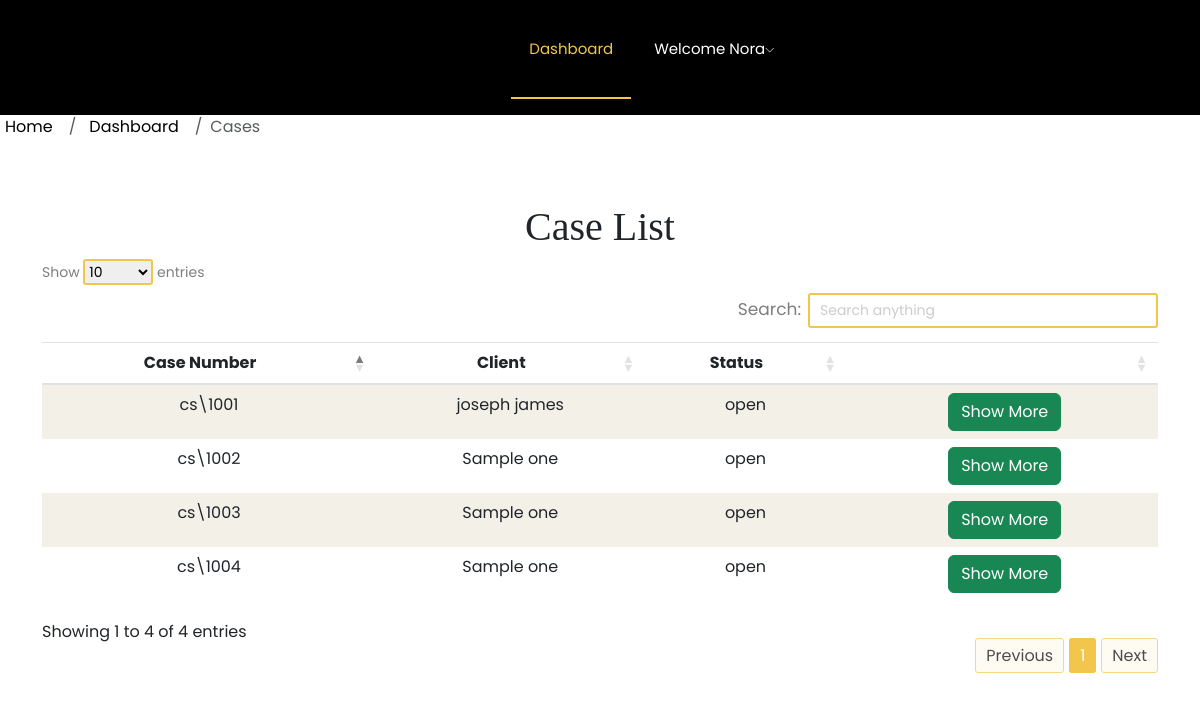
/list_cases/ (signed in), run on an earlier commit of the app's database.
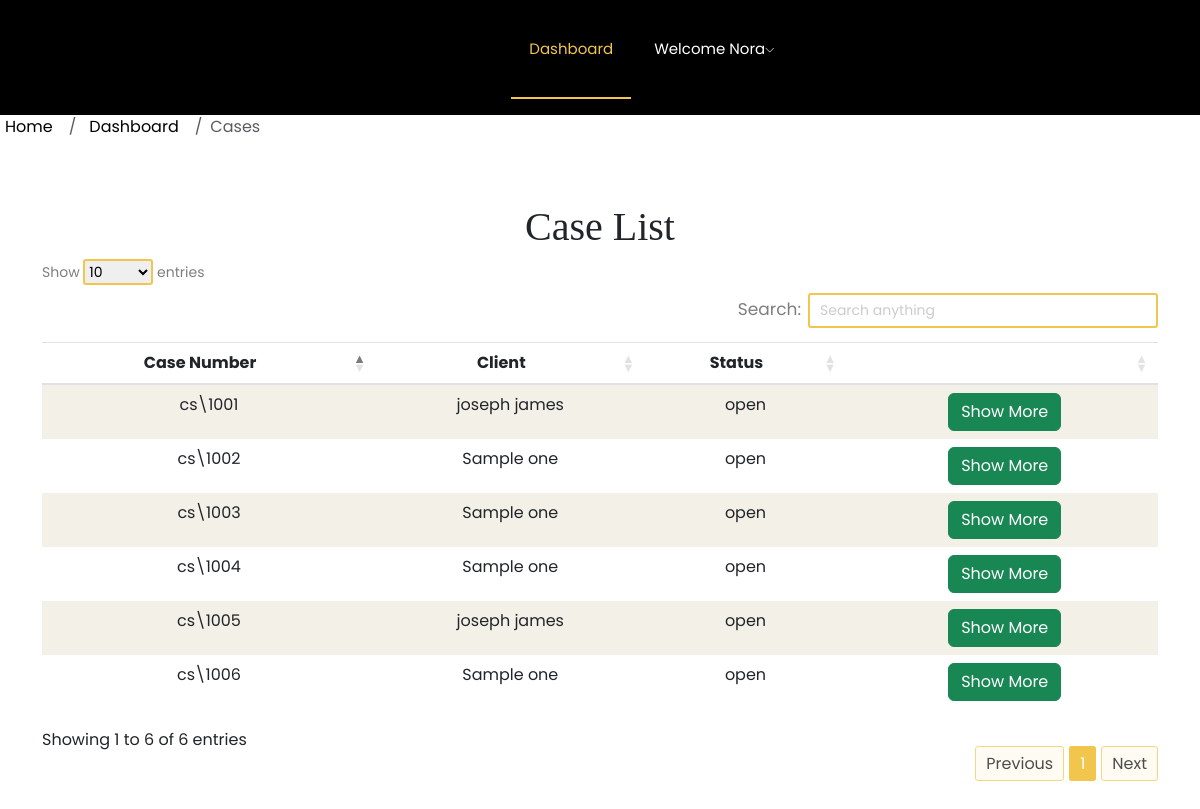
And on a later commit of the database.
### accounts/models.py (models this page shows, shortened)
class Case(models.Model):
    CASE_STATUS_CHOICES = (
        ('open', 'Open'),
        ('closed', 'Closed'),
    )
    id = models.AutoField(primary_key=True)
    case_number = models.CharField(max_length=10, unique=True)
    client = models.ForeignKey(CustomUser, on_delete=models.CASCADE, related_name='cases', blank=True, null=True)
    client_name = models.CharField(max_length=100, blank=True)
    client_email = models.EmailField(blank=True)
    client_phone = models.CharField(max_length=15, blank=True)
    client_adhar = models.CharField(max_length=12)
    client_adhar_photo = models.ImageField(upload_to='aadhar_photos/', blank=True, null=True)
    lawyer = models.ForeignKey(LawyerProfile, on_delete=models.CASCADE, related_name='cases', blank=True, null=True)
    incident_place = models.CharField(max_length=100)
    incident_date = models.DateField()
    incident_time = models.TimeField()
    witness_name = models.CharField(max_length=100, blank=True)
    witness_details = models.TextField(blank=True)
    incident_description = models.TextField()
    status = models.CharField(max_length=10, choices=CASE_STATUS_CHOICES, default='open')

### accounts/views.py (the view)
# urls.py: path('list_cases/', views.list_cases, name='list_cases'),
def list_cases(request):
    user_type = request.user.user_type  # Assuming you have 'user_type' set in your CustomUser model
    if user_type == 'lawyer':
        cases = Case.objects.filter(lawyer=request.user.lawyer_profile)
    elif user_type == 'client':
        cases = Case.objects.filter(client=request.user)
    elif user_type == 'admin':
        cases = Case.objects.all()
    else:
        cases = None
    return render(request, 'case_list.html', {'cases': cases})

### accounts/templates/case_list.html (shortened to what the changed rows need)
{% load static %}
<!DOCTYPE html>
<html lang="en">
<head>
    <link rel="stylesheet" href="{% static 'css/bootstrap.min.css' %}">
    <link rel="stylesheet" href="{% static 'css/owl.carousel.min.css' %}">
    <link rel="stylesheet" href="{% static 'css/magnific-popup.css' %}">
    <link rel="stylesheet" href="{% static 'css/font-awesome.min.css' %}">
    <link rel="stylesheet" href="{% static 'css/themify-icons.css' %}">
    <link rel="stylesheet" href="{% static 'css/nice-select.css' %}">
    <link rel="stylesheet" href="{% static 'css/flaticon.css' %}">
    <link rel="stylesheet" href="{% static 'css/flaticon.css' %}">
    <link rel="stylesheet" href="{% static 'css/gijgo.css' %}">
    <link rel="stylesheet" href="{% static 'css/slicknav.css' %}">
    <link rel="stylesheet" href="{% static 'css/style.css' %}">
    <link rel="stylesheet" href="{% static 'css/add_user.css' %}">
    <link rel="stylesheet" href="{% static 'css/navigation.css' %}">
    <link rel="stylesheet" href="https://cdnjs.cloudflare.com/ajax/libs/twitter-bootstrap/5.3.0/css/bootstrap.min.css">
    <link rel="stylesheet" href="https://cdn.datatables.net/1.13.6/css/dataTables.bootstrap5.min.css">
</head>
<body>
    <div class="container py-5">
        <h1 class="text-center">Case List</h1>
        <div class="row">
            <div class="col-12">
                <table id="example" class="table table-striped" style="width:100%">
                    <thead>
                        <tr>
                            <th class="text-center">Case Number</th>
                            <th class="text-center">
                                {% if user.user_type == 'client' %}
                                    Lawyer
                                {% elif user.user_type == 'lawyer' %}
                                    Client
                                {% endif %}
                            </th>
                            <th class="text-center">Status</th>
                            <th class="text-center"></th>
                        </tr>
                    </thead>
                    <tbody>
                        {% for case in cases %}
                        <tr>
                            <td>cs\{{ case.case_number }} </td>
                            <td>
                                {% if user.user_type == 'client' %}
                                {{ case.lawyer.user.get_full_name }}
                                {% elif user.user_type == 'lawyer' %}
                                    {{ case.client_name }}
                                {% endif %}
                            </td>
                            <td>{{ case.status }}</td>
                            <td>
                                <a href="{% url 'case_detail' case.id %}"><button class="btn btn-success" type="submit" >Show More</button></a>
                            </td>
                        </tr>
                        {% endfor %}
                    </tbody>
                </table>
            </div>
        </div>
    </div>
</body>
</html>

What changed in the data, as far as the page shows it:
added Case: case_number "1005", client_name "joseph james", status "open"
added Case: case_number "1006", client_name "Sample one", status "open"
Also different on the page:
text written by a page script: "Show entries Search: Showing 1 to 4 of 4 entries Previous 1 Next" → "Show entries Search: Showing 1 to 6 of 6 entries Previous 1 Next"
